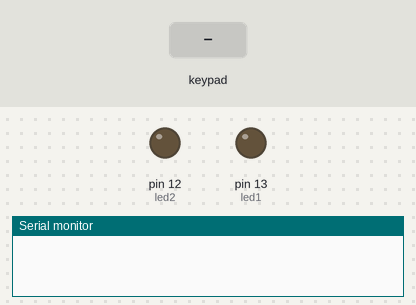
Recording of a sketch running on a simulated Arduino Uno, built with avr-gcc and run on an emulated ATmega328P. Parts: output pins drawn as LEDs (lit = HIGH), the last lines printed to the serial monitor. Inputs (shaded band) come from the test bench.

Above: at 1.2 s.
1.3 s: key '1' pressed
At 2.0 s:
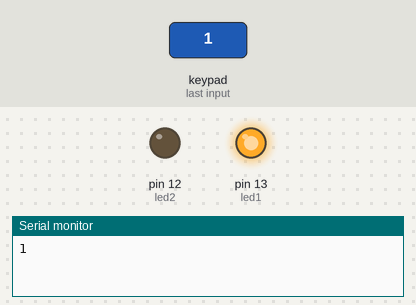
2.8 s: keypad keys 9 8 7 6 # pressed 0.4 s apart
At 5.2 s:
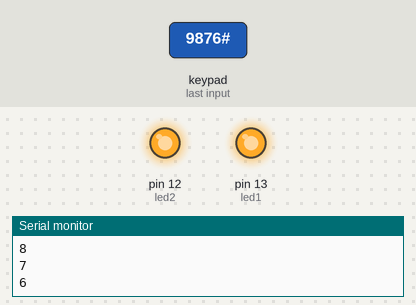
7.8 s: keypad keys 5 4 3 2 * pressed 0.4 s apart
At 9.3 s:
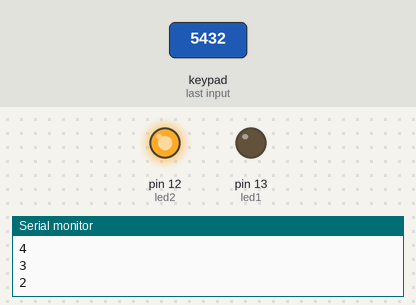
12.8 s: key '5' pressed
At 13.2 s:
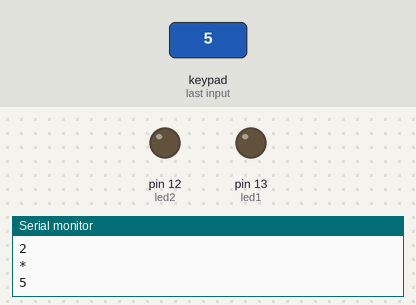
14.3 s: key '2' pressed
At 15.7 s:
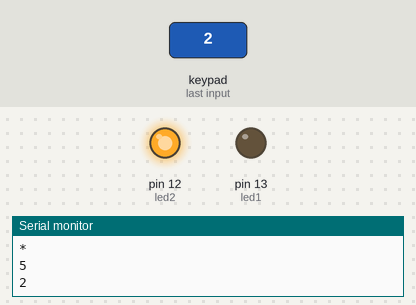
Timing chart, 0 to 16.8 s (numbered marks = the images above; inputs shaded):
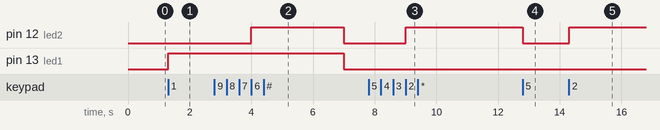

The sketch:

keypadtextcode1.ino
```cpp
const int led1=13;
const int led2=12;
const int led3=11;
const int led4=10;

#include <Keypad.h>
const byte ROWS = 4; // Quattro righe
const byte COLS = 4; // Quattro colonne


// Definizione mappa della tastiera
char keys[ROWS][COLS] = {
{'1', '2', '3', 'A'},
{'4', '5', '6', 'B'},
{'7', '8', '9', 'C'},
{'*', '0', '#', 'D'}
};

byte rowPins[ROWS] = { 9, 8, 7, 6 }; // Riga0,1,2,3.
byte colPins[COLS] = { 5, 4, 3, 2}; // Colonna0,1,2,3
// Creazione della tastiera
Keypad kpd = Keypad( makeKeymap(keys), rowPins, colPins, ROWS, COLS );

void setup(){
  pinMode(led1,OUTPUT);
  pinMode(led2,OUTPUT);
  Serial.begin(9600);
}

void loop(){
 char key = kpd.getKey();
 if (key){
    Serial.println(key);
  if (key=='1'){
    digitalWrite(led1,HIGH);
  }
  else if (key=='2'){
    digitalWrite(led2,HIGH);
  }
  else if (key=='3'){
    digitalWrite(led3,HIGH);
  }
  else if (key=='4'){
    digitalWrite(led4,HIGH);
  }
   else if (key=='5'){
    digitalWrite(led1,LOW);
    digitalWrite(led2,LOW);
    digitalWrite(led3,LOW);
    digitalWrite(led4,LOW);
  }
   else if (key=='6'){
    digitalWrite(led1,HIGH);
    digitalWrite(led2,HIGH);
    digitalWrite(led3,HIGH);
    digitalWrite(led4,HIGH);
     delay(3000);
    digitalWrite(led1,LOW);
    digitalWrite(led2,LOW);
    digitalWrite(led3,LOW);
    digitalWrite(led4,LOW);
 }
 }
}
```

Measured:
- after the input at 1.3 s, pin 13 (led1): LOW → HIGH at once
- after the input at 2.8 s, pin 12 (led2): LOW → HIGH after 1.2 s, → LOW 3.0 s later; pin 13 (led1): HIGH → LOW after 4.2 s
- after the input at 7.8 s, pin 12 (led2): LOW → HIGH after 1.2 s
- after the input at 12.8 s, pin 12 (led2): HIGH → LOW at once
- after the input at 14.3 s, pin 12 (led2): LOW → HIGH at once
